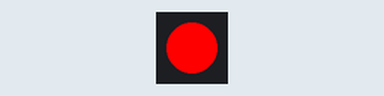
A program run on a simulated Raspberry Pi (BCM pin numbers). Shown: 1 RGB LEDs in strip order, left to right. At 18.0 s the program stops and its outputs stay as they are.

Above: at 0.1 s.
At 3.1 s:
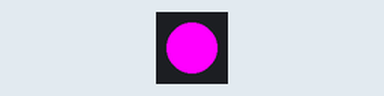
At 6.1 s:
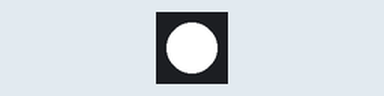
At 18.1 s:
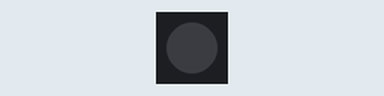
Timing chart, 0 to 19.5 s (numbered marks = the images above):
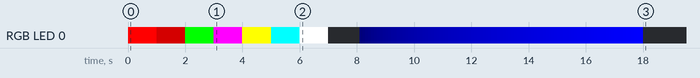

Measured:
- by itself, RGB LED 0: off → RGB(255, 0, 0) at 0.00 s, → RGB(128, 0, 0) 1.0 s later, → RGB(0, 255, 0) 1.0 s later, → RGB(255, 0, 255) 1.0 s later, … (108 changes in this stretch)

The program:

ex17_GRBLED.py
```python
from gpiozero import RGBLED
from time import sleep

led = RGBLED(red = 12, green = 16, blue = 25)

led.red = 1 #full red
sleep(1)

led.red = 0.5 #half red
sleep(1)

led.color = (0, 1, 0) #full green
sleep(1)
led.color = (1, 0, 1) #full red, blue(magenta)
sleep(1)
led.color = (1, 1, 0) #full yellow
sleep(1)
led.color = (0, 1, 1) #full cyan
sleep(1)
led.color = (1, 1, 1) #full white
sleep(1)
led.color = (0, 0, 0) #off
sleep(1)

# 서서히 밝아지도록
for n in range(100):
    led.blue = n / 100
    sleep(0.1)
```
